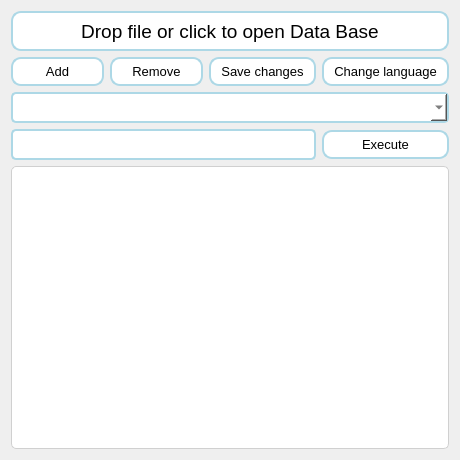
<?xml version="1.0" encoding="UTF-8"?>
<ui version="4.0">
 <class>Dialog</class>
 <widget class="QDialog" name="Dialog">
  <property name="geometry">
   <rect>
    <x>0</x>
    <y>0</y>
    <width>460</width>
    <height>460</height>
   </rect>
  </property>
  <property name="font">
   <font>
    <family>Arial</family>
    <pointsize>10</pointsize>
   </font>
  </property>
  <property name="windowTitle">
   <string>Dialog</string>
  </property>
  <property name="styleSheet">
   <string notr="true">QPushButton {
    background-color: white;
    border: 2px solid lightblue;
    border-radius: 10px;
    padding: 5px 10px;
    color: black;
}

QPushButton:hover {
    background-color: lightblue;
    color: white;
}
QLineEdit {
    background-color: white;
    border: 2px solid lightblue;
    border-radius: 5px;
    padding: 3px;
    color: black;
}

QLineEdit:hover {
    border-color: blue;
}

QLineEdit:focus {
    border-color: white;
}



/* Стили для QComboBox */
QComboBox {
    background-color: #fff;
    border: 2px solid lightblue;
    border-radius: 5px;
    padding: 3px;
    color: #333; 
}

QComboBox:hover {
    border-color: blue; 
}
QComboBox QListView {
    background-color: white;   
    outline: 0;     
    color: white;
    selection-background-color: lightblue; 
}


/* Стили для выпадающего списка */
QComboBox QAbstractItemView
 {
    background-color: #fff;
    border: 1px solid #B5B8B1; 
    color: #333; 
}

QComboBox QAbstractItemView::item 
{
    padding: 5px;
}

QComboBox QAbstractItemView::item:selected 
{
    background-color: #b0d4ff;
    color: #333;
}
QComboBox::drop-down {
    subcontrol-origin: padding;
    subcontrol-position: center right;
    width: 20px;
    height: 25px;
    border: none;
    image: url(:/arrow/arrow.png); /* Путь к изображению стрелки */
}

QComboBox::down-arrow {
    width: 0;
    height: 0;
}

QComboBox::up-arrow,
QComboBox::down-arrow:on {
    width: 20px;
    height: 25px;
    border: none;
}

QComboBox::up-arrow:on {
    image: url(:/arrow/arrowUP.png); /* Путь к изображению стрелки в активном состоянии */
}










QScrollBar:vertical {
    border: 0px solid #999999;
    background: white;
    width: 10px;
    margin: 0px 0px 0px 0px;
}

QScrollBar::handle:vertical {
    min-height: 0px;
    border: 0px solid red;
    border-radius: 5px;
    background: qradialgradient(cx:0.5, cy:0.5, radius:1, fx:0.5, fy:0.5,
                                stop:0 rgba(0, 120, 255, 255),
                                stop:1 rgba(0, 200, 255, 255));
}

QScrollBar::add-line:vertical {
    height: 0px;
    subcontrol-position: bottom;
    subcontrol-origin: margin;
}

QScrollBar::sub-line:vertical {
    height: 0px;
    subcontrol-position: top;
    subcontrol-origin: margin;
}

QScrollBar:horizontal {
    border: 0px solid #999999;
    background: white;
    height: 10px;
    margin: 0px 0px 0px 0px;
}

QScrollBar::handle:horizontal {
    min-width: 0px;
    border: 0px solid red;
    border-radius: 5px;
    background: qradialgradient(cx:0.5, cy:0.5, radius:1, fx:0.5, fy:0.5,
                                stop:0 rgba(0, 120, 255, 255),
                                stop:1 rgba(0, 200, 255, 255));

}

QScrollBar::add-line:horizontal {
    width: 0px;
    subcontrol-position: right;
    subcontrol-origin: margin;
}

QScrollBar::sub-line:horizontal {
    width: 0px;
    subcontrol-position: left;
    subcontrol-origin: margin;
}
</string>
  </property>
  <layout class="QGridLayout" name="gridLayout">
   <item row="1" column="2">
    <widget class="QPushButton" name="pushButton_save">
     <property name="font">
      <font>
       <family>MS Shell Dlg 2</family>
       <pointsize>10</pointsize>
      </font>
     </property>
     <property name="text">
      <string>Save changes</string>
     </property>
    </widget>
   </item>
   <item row="4" column="0" colspan="4">
    <widget class="QTableWidget" name="tableWidget">
     <property name="font">
      <font>
       <family>Segoe UI</family>
       <pointsize>10</pointsize>
      </font>
     </property>
     <property name="focusPolicy">
      <enum>Qt::NoFocus</enum>
     </property>
     <property name="styleSheet">
      <string notr="true">/* Стили для QTableWidget */
QTableWidget {
    background-color: white; /* Светлый фон */
    border: 1px solid #d0d0d0; 
    border-radius: 5px;
    color: #333; /* Цвет текста */
    gridline-color: #d0d0d0; /* Цвет сетки таблицы */
}

QTableWidget QHeaderView::section {
    background-color: white; 
    border: none;
    padding: 5px;
    color: #555; /* Цвет текста заголовков */
}

QTableWidget:item:selected {
    background-color: lightblue; /* Изменение цвета выбранной ячейки */
}

</string>
     </property>
     <property name="selectionMode">
      <enum>QAbstractItemView::SingleSelection</enum>
     </property>
     <property name="selectionBehavior">
      <enum>QAbstractItemView::SelectRows</enum>
     </property>
     <property name="verticalScrollMode">
      <enum>QAbstractItemView::ScrollPerPixel</enum>
     </property>
     <property name="horizontalScrollMode">
      <enum>QAbstractItemView::ScrollPerPixel</enum>
     </property>
    </widget>
   </item>
   <item row="0" column="0" colspan="4">
    <widget class="QPushButton" name="pushButton_open">
     <property name="minimumSize">
      <size>
       <width>0</width>
       <height>40</height>
      </size>
     </property>
     <property name="font">
      <font>
       <family>MS Shell Dlg 2</family>
       <pointsize>14</pointsize>
      </font>
     </property>
     <property name="text">
      <string>Drop file or click to open Data Base</string>
     </property>
    </widget>
   </item>
   <item row="3" column="3">
    <widget class="QPushButton" name="pushButton_execute">
     <property name="font">
      <font>
       <family>Arial</family>
       <pointsize>10</pointsize>
      </font>
     </property>
     <property name="text">
      <string>Execute</string>
     </property>
    </widget>
   </item>
   <item row="3" column="0" colspan="3">
    <widget class="QLineEdit" name="lineEdit_query">
     <property name="font">
      <font>
       <family>Arial</family>
       <pointsize>12</pointsize>
      </font>
     </property>
    </widget>
   </item>
   <item row="1" column="3">
    <widget class="QPushButton" name="pushButton_changeLanguage">
     <property name="font">
      <font>
       <family>MS Shell Dlg 2</family>
       <pointsize>10</pointsize>
      </font>
     </property>
     <property name="text">
      <string>Change language</string>
     </property>
    </widget>
   </item>
   <item row="1" column="0">
    <widget class="QPushButton" name="pushButton_add">
     <property name="enabled">
      <bool>true</bool>
     </property>
     <property name="font">
      <font>
       <family>MS Shell Dlg 2</family>
       <pointsize>10</pointsize>
      </font>
     </property>
     <property name="text">
      <string>Add</string>
     </property>
    </widget>
   </item>
   <item row="2" column="0" colspan="4">
    <widget class="QComboBox" name="comboBox">
     <property name="font">
      <font>
       <family>Arial</family>
       <pointsize>12</pointsize>
      </font>
     </property>
     <property name="focusPolicy">
      <enum>Qt::TabFocus</enum>
     </property>
     <property name="styleSheet">
      <string notr="true"/>
     </property>
     <property name="editable">
      <bool>false</bool>
     </property>
     <property name="duplicatesEnabled">
      <bool>false</bool>
     </property>
     <property name="frame">
      <bool>true</bool>
     </property>
    </widget>
   </item>
   <item row="1" column="1">
    <widget class="QPushButton" name="pushButton_remove">
     <property name="font">
      <font>
       <family>MS Shell Dlg 2</family>
       <pointsize>10</pointsize>
      </font>
     </property>
     <property name="text">
      <string>Remove</string>
     </property>
    </widget>
   </item>
  </layout>
 </widget>
 <tabstops>
  <tabstop>comboBox</tabstop>
  <tabstop>pushButton_remove</tabstop>
  <tabstop>pushButton_add</tabstop>
  <tabstop>pushButton_changeLanguage</tabstop>
  <tabstop>pushButton_save</tabstop>
  <tabstop>lineEdit_query</tabstop>
  <tabstop>pushButton_execute</tabstop>
  <tabstop>pushButton_open</tabstop>
 </tabstops>
 <resources/>
 <connections/>
</ui>
